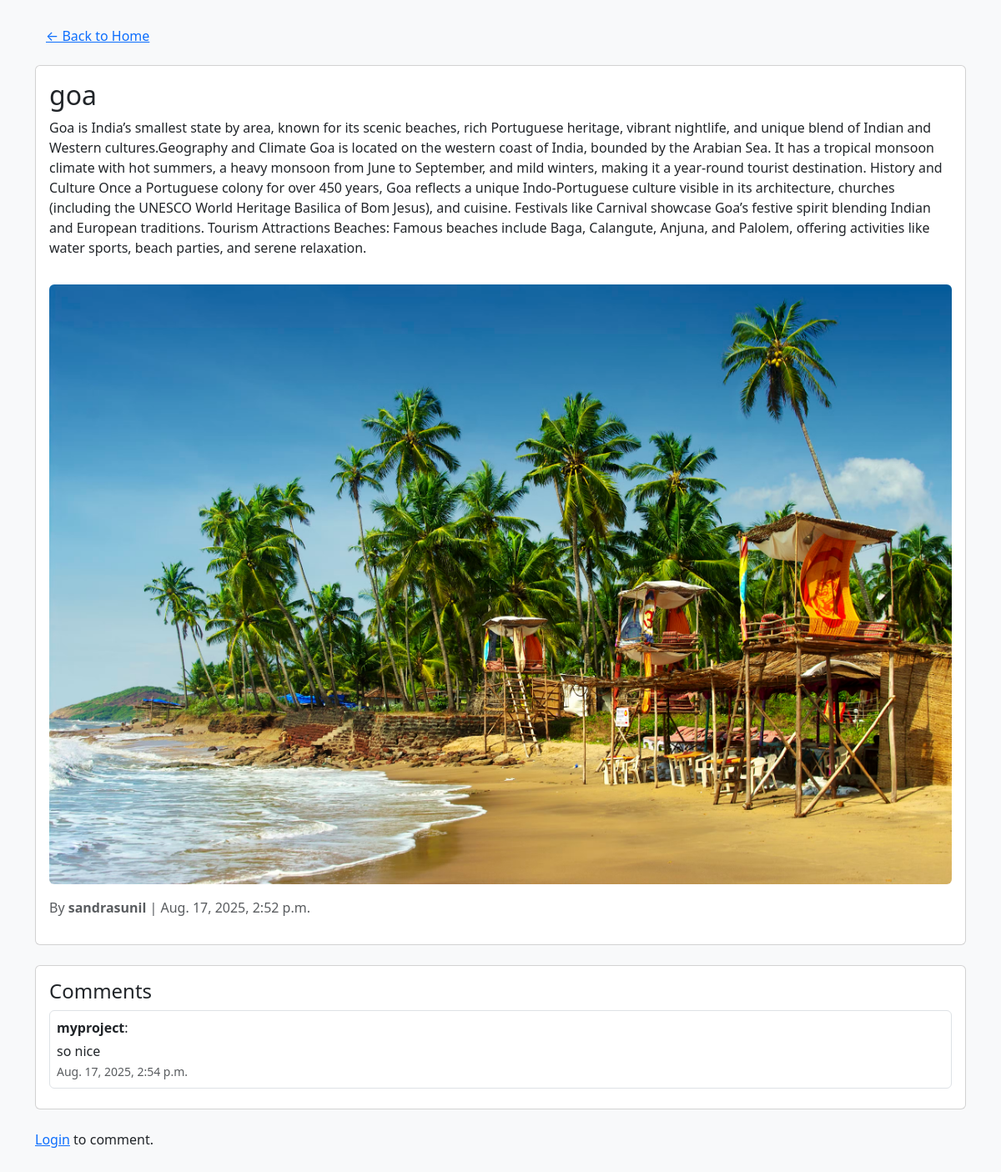
The app's page /post/4/ with its own data.
### blogapp/models.py (models this page shows, shortened)
class BlogPost(models.Model):
    author = models.ForeignKey(User, on_delete=models.CASCADE)
    title = models.CharField(max_length=200)
    content = models.TextField()
    image = models.ImageField(upload_to='blog_images/', blank=True, null=True)
    created_at = models.DateTimeField(auto_now_add=True)

class Comment(models.Model):
    post = models.ForeignKey(BlogPost, related_name="comments", on_delete=models.CASCADE)
    user = models.ForeignKey(User, on_delete=models.CASCADE)
    content = models.TextField()
    created_at = models.DateTimeField(auto_now_add=True)

### blogapp/views.py (the view)
# urls.py: path('post/<int:post_id>/', views.post_detail, name='post_detail'),
def post_detail(request, post_id):
    post = get_object_or_404(BlogPost, id=post_id)
    comments = post.comments.all().order_by('-created_at')
    if request.method == 'POST':
        if not request.user.is_authenticated:
            return redirect('login')
        form = CommentForm(request.POST)
        if form.is_valid():
            comment = form.save(commit=False)
            comment.user = request.user
            comment.post = post
            comment.save()
            return redirect('post_detail', post_id=post.id)
    else:
        form = CommentForm()
    return render(request, 'blogapp/post_detail.html', {
        'post': post,
        'comments': comments,
        'form': form
    })

### blogapp/templates/blogapp/post_detail.html (shortened to what this page needs)
<!DOCTYPE html>
<html lang="en">
<head>
    <link rel="stylesheet" href="https://cdn.jsdelivr.net/npm/bootstrap@5.3.0/dist/css/bootstrap.min.css">
</head>
<body class="bg-light">
<div class="container py-4">
    <a href="{% url 'home' %}" class="btn btn-link mb-3">&larr; Back to Home</a>
    <div class="card mb-4">
        <div class="card-body">
            <h2 class="card-title">{{ post.title }}</h2>
            <p class="card-text">{{ post.content }}</p>
            {% if post.image %}
                <img src="{{ post.image.url }}" class="img-fluid rounded my-3" alt="Post image">
            {% endif %}
            <p class="text-muted">
                By <strong>{{ post.author.username }}</strong> | {{ post.created_at }}
            </p>
        </div>
    </div>
    <div class="card mb-4">
        <div class="card-body">
            <h4 class="card-title">Comments</h4>
            {% for comment in comments %}
                <div class="border rounded p-2 mb-2 bg-white">
                    <p class="mb-1"><strong>{{ comment.user.username }}</strong>:</p>
                    <p class="mb-0">{{ comment.content }}</p>
                    <small class="text-muted">{{ comment.created_at }}</small>
                </div>
            {% empty %}
                <p class="text-muted">No comments yet.</p>
            {% endfor %}
        </div>
    </div>
    {% if user.is_authenticated %}
        <div class="card">
            <div class="card-body">
                <h5 class="card-title">Add a Comment</h5>
                <form method="post">
                    {% csrf_token %}
                    {{ form.as_p }}
                    <button type="submit" class="btn btn-primary mt-2">Add Comment</button>
                </form>
            </div>
        </div>
    {% else %}
        <p><a href="{% url 'login' %}">Login</a> to comment.</p>
    {% endif %}
</div>
</body>
</html>

### records on screen
BlogPost: title "goa", content "Goa is India’s smallest state by area, known for its scenic beaches, rich Portuguese heritage, vibrant nightlife, and unique blend of Indian and Western cultures.Geography and Climate Goa is located on the western coast of India, bounded by the Arabian Sea. It has a tropical monsoon climate with hot summers, a heavy monsoon from June to September, and mild winters, making it a year-round tourist destination. History and Culture Once a Portuguese colony for over 450 years, Goa reflects a unique Indo-Portuguese culture visible in its architecture, churches (including the UNESCO World Heritage Basilica of Bom Jesus), and cuisine. Festivals like Carnival showcase Goa’s festive spirit blending…", image (picture), author.username "sandrasunil", created_at "Aug. 17, 2025, 2:52 p.m."
Comment: user.username "myproject", content "so nice", created_at "Aug. 17, 2025, 2:54 p.m."
